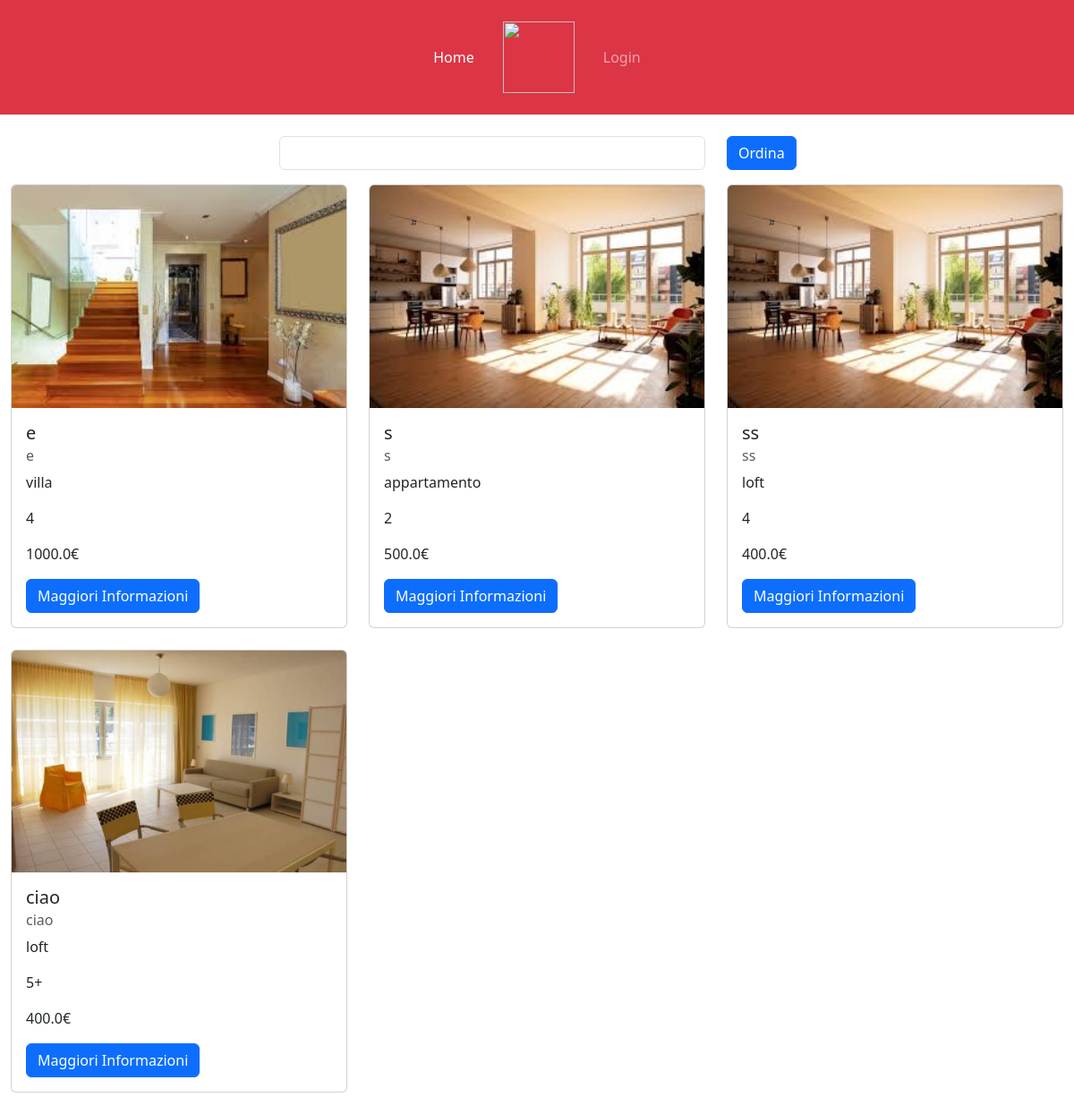
Before: / with the older database file.
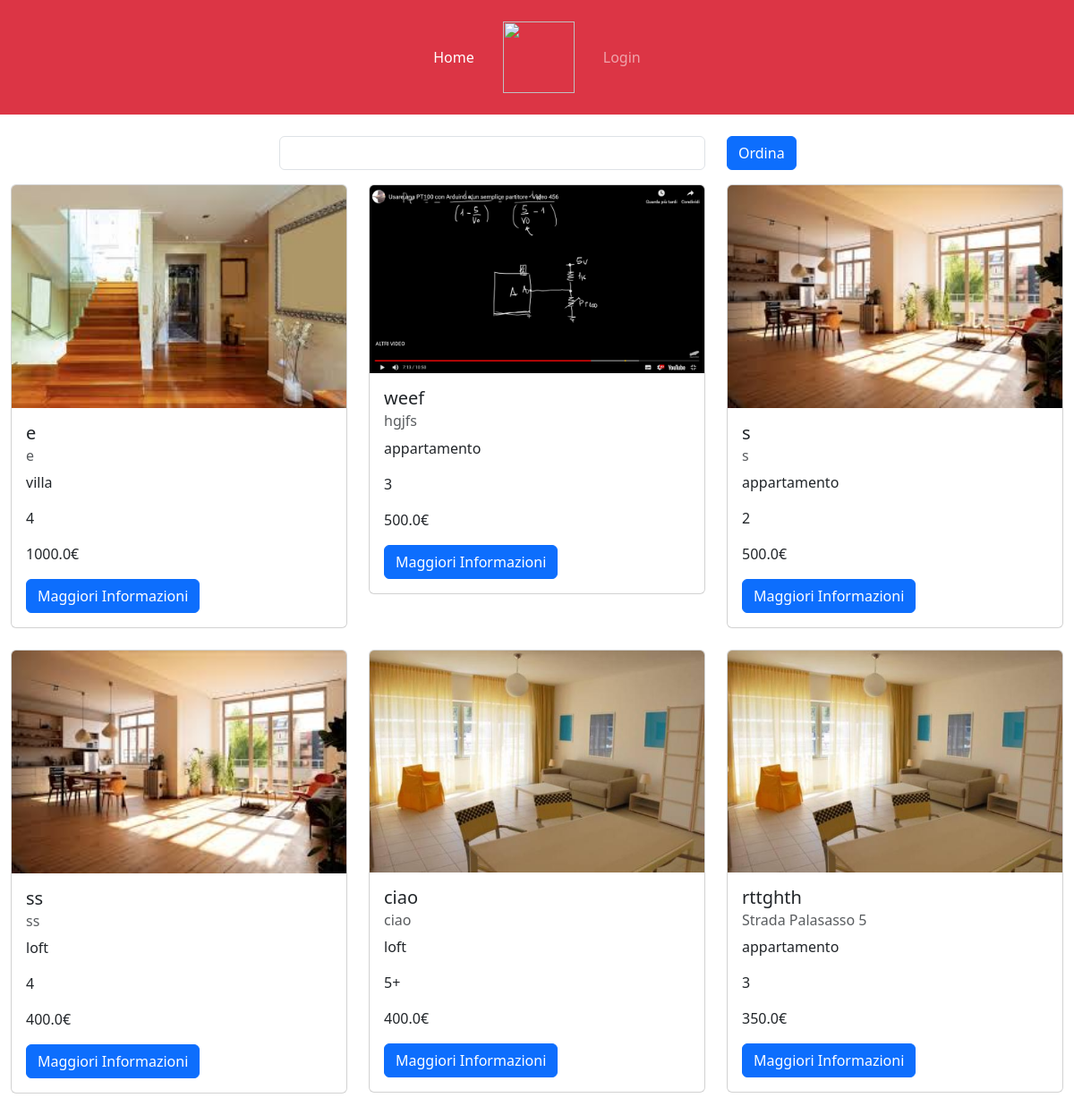
After: the same page with the newer database file.
### tables this page shows
CREATE TABLE "ANNUNCI" (
	"idAnnuncio"	INTEGER NOT NULL,
	"titolo"	TEXT NOT NULL,
	"indirizzo"	TEXT NOT NULL,
	"tipoCasa"	TEXT NOT NULL,
	"numeroLocali"	TEXT NOT NULL,
	"descrizione"	TEXT NOT NULL,
	"prezzoMensile"	REAL NOT NULL,
	"arredamento"	TEXT NOT NULL,
	"disponibilita"	TEXT NOT NULL,
	"idUtente"	INTEGER NOT NULL,
	FOREIGN KEY("idUtente") REFERENCES "UTENTI"("idUtente"),
	PRIMARY KEY("idAnnuncio" AUTOINCREMENT)
);

### app.py (the view)
@app.route('/<info>')
@app.route('/')
def index(info=None):
   if info is not None:
      if info=='numLocali':
         annunci=posts_dao.ordina(info)
      else:
         annunci=posts_dao.ordina(info)
      return render_template('index.html', allAnnunci=annunci)
   else:
      allAnnunci=posts_dao.get_allAnnunci()
      return render_template('index.html', allAnnunci=allAnnunci)

### posts_dao.py (called while the page is built)
def get_allAnnunci():
    conn =sqlite3.connect('db/affitti.db')
    conn.row_factory = sqlite3.Row
    cursor= conn.cursor()
    sql = '''SELECT ANNUNCI.* ,GROUP_CONCAT(urlFoto, ',') AS foto_concatenate, UTENTI.nome, UTENTI.cognome
        FROM ANNUNCI, FOTO, UTENTI
        where ANNUNCI.idAnnuncio = FOTO.idAnnuncio and ANNUNCI.disponibilita = 'SI' and UTENTI.idUtente=ANNUNCI.idUtente
        GROUP BY ANNUNCI.idAnnuncio
        ORDER BY ANNUNCI.prezzoMensile DESC'''
    cursor.execute(sql, ())
    annunci= cursor.fetchall()
    cursor.close()
    conn.close()
    return annunci

### templates/index.html (shortened to what this page needs)
{% extends "base.html" %}
{% block liNav %}
  <li class="nav-item">
    <a class="nav-link mx-2 active" aria-current="page" href="#">Home</a>
  </li>
  <li class="nav-item d-none d-lg-block">
    <a class="nav-link mx-2" href="#">
      <img src="/static_files/images/logos/logo_2_white.png" height="80" />
    </a>
  </li>
  {% if current_user.is_authenticated %}
  <li class="nav-item">
    <a class="nav-link mx-2" href="{{url_for('profilo')}}">Profilo</a>
  </li>
  <li class="nav-item">
    <a class="nav-link mx-2" href="{{url_for('logout')}}">Logout</a>
  </li>
  {% else %}
  <li class="nav-item">
    <a class="nav-link mx-2" href="{{url_for('Page_login')}}">Login</a>
  </li>
  {% endif %}
{% endblock %}
{% block content %}
<div class="container-fluid mt-4">
  <form action="/filtro" method="POST">
    <div class="row">
      <div class="col-3"></div>
      <div class="col-5 filtroButton">
        <select class="form-control" id="filterSelect" name="selFiltro">
          <option value=""></option>
          <option value="numLocali">NUMERO LOCALI (crescente)</option>
        </select>
      </div>
      <div class="col-1">
        <button type="submit" class="btn btn-primary">Ordina</button>
      </div>
      <div class="col-3"></div>
    </div>
  </form>
  <div class="row">
    {% for annuncio in allAnnunci %}
    {% set foto_list = annuncio.foto_concatenate.split(',') %}
    <div class="col-md-4 mb-4">
      <div class="card equal-height-card">
        <a href="" data-bs-toggle="modal" data-bs-target="#Modal{{annuncio.idAnnuncio}}">
          <img src="{{ url_for('static', filename=foto_list[0]) }}" class="card-img-top" alt="Immagine Prodotto">
        </a>
        <div class="card-body">
          <h5 class="card-title">{{annuncio.titolo}}</h5>
          <h6 class="card-subtitle mb-2 text-muted">{{annuncio.indirizzo}}</h6>
          <p class="card-text">{{annuncio.tipoCasa}}</p>
          <p class="card-text">{{annuncio.numeroLocali}}</p>
          <p class="card-text">{{annuncio.prezzoMensile}}€</p>
          <a href="#myModal" class="btn btn-primary" data-bs-toggle="modal" data-bs-target="#Modal{{annuncio.idAnnuncio}}">Maggiori Informazioni</a>
          </div>
      </div>
    </div>
    {% endfor %}
  </div>
</div>
{% endblock %}

Changed rows visible on the page:
added ANNUNCI: shows a picture, titolo "weef", indirizzo "hgjfs", tipoCasa "appartamento", numeroLocali "3", prezzoMensile "500.0"
added ANNUNCI: titolo "rttghth", indirizzo "Strada Palasasso 5", tipoCasa "appartamento", numeroLocali "3", prezzoMensile "350.0"
